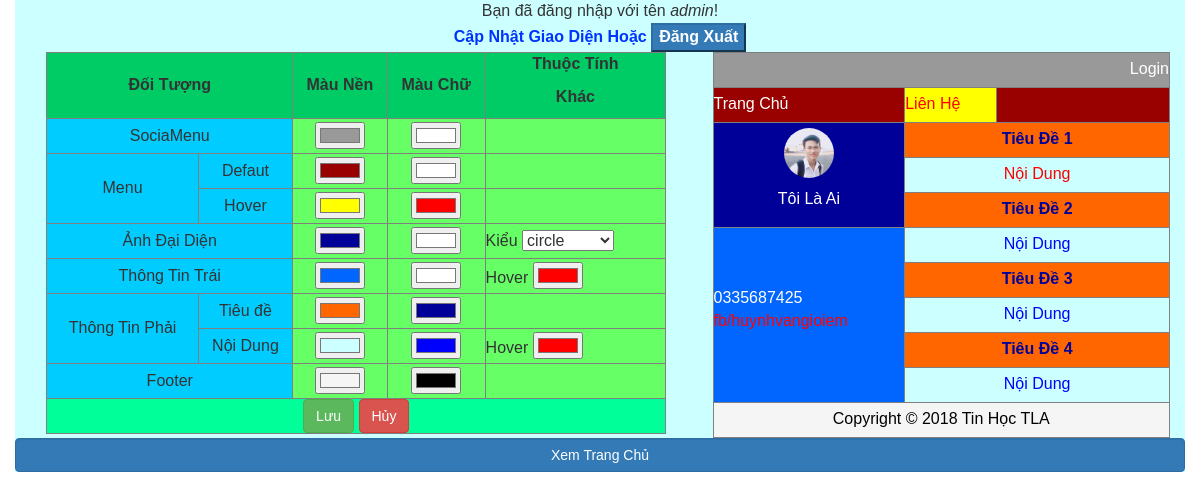
The page /admin_backgroud.php (signed in) on the database its author committed.
### tables this page shows
CREATE TABLE `giaodien` (
  `gd_id` int(11) NOT NULL,
  `MauNenSocial` text NOT NULL,
  `MauChuSocial` text NOT NULL,
  `MauNenMenu` text NOT NULL,
  `MauChuMenu` text NOT NULL,
  `MauNenMenuHover` text NOT NULL,
  `MauNenChuHover` text NOT NULL,
  `MauNenAvatar` text NOT NULL,
  `MauChuAvatar` text NOT NULL,
  `KieuAvatar` text NOT NULL,
  `MauNenTrai` text NOT NULL,
  `MauChuTrai` text NOT NULL,
  `MauChuTraiHover` text NOT NULL,
  `MauNenTitle` text NOT NULL,
  `MauChuTitle` text NOT NULL,
  `MauNenContent` text NOT NULL,
  `MauChuContent` text NOT NULL,
  `MauChuContentHover` text NOT NULL,
  `MauNenFooter` text NOT NULL,
  `MauChuFooter` text NOT NULL
);

### admin_backgroud.php (the view, shortened to what this page needs)
<!DOCTYPE html >
<html xmlns="http://www.w3.org/1999/xhtml">
<head>
   <link rel="stylesheet" href="https://maxcdn.bootstrapcdn.com/bootstrap/3.3.7/css/bootstrap.min.css">
   <link rel="stylesheet" href="style.css" type="text/css">
</head>
<?php
	include_once('Connect.php');
	$Result = mysqli_query($Conn,"Select * From giaodien Where gd_id =1") or die(mysqli_connect_error($Conn));
	$row = mysqli_fetch_assoc($Result);
?>
<body>
<div class="container">
	<div class="row text-center">
  	<marquee>Bạn đã đăng nhập với tên <em><?php echo $_SESSION["user"]; ?></em>!</marquee>
    <div class="col-lg-12 title">
      <form name="formLogOut" action="" enctype="multipart/form-data" method="post" id="formLogOut">
      	Cập Nhật Giao Diện Hoặc
      	<input name="btnDangXuat" type="submit" class="btn-primary" id="btnDangXuat" value="Đăng Xuất">
      </form>
    </div>
    <div class="col-lg-7">
    	<form action="" method="post" id="id">
        <table width="95%" border="1" align="center">
          <tr>
            <td colspan="2" align="center" bgcolor="#00CC66"><strong>Đối Tượng</strong></td>
            <td align="center" bgcolor="#00CC66"><strong>Màu Nền</strong></td>
            <td align="center" bgcolor="#00CC66"><strong>Màu Chữ</strong></td>
            <td align="center" bgcolor="#00CC66"><p><strong>Thuộc Tính</strong></p>
            <p><strong> Khác</strong></p></td>
          </tr>
          <tr>
            <td colspan="2" align="center" bgcolor="#00CCFF">SociaMenu</td>
            <td bgcolor="#66FF66"><input type="color" name="txtMauNenSocial" id="txtMauNenSocial" value="<?php echo $row['MauNenSocial']; ?>"></td>
            <td bgcolor="#66FF66"><input type="color" name="txtMauChuSocial" id="txtMauChuSocial" value="<?php echo $row['MauChuSocial']; ?>"></td>
            <td height="35" align="left" bgcolor="#66FF66">&nbsp;</td>
          </tr>
          <tr>
            <td rowspan="2" align="center" bgcolor="#00CCFF">Menu</td>
            <td align="center" bgcolor="#00CCFF">Defaut</td>
            <td bgcolor="#66FF66"><input name="txtMauNenMenu" type="color" id="txtMauNenMenu" value="<?php echo $row['MauNenMenu']; ?>"></td>
            <td bgcolor="#66FF66"><input name="txtMauChuMenu" type="color" id="txtMauChuMenu" value="<?php echo $row['MauChuMenu']; ?>"></td>
            <td height="35" align="left" bgcolor="#66FF66">&nbsp;</td>
          </tr>
          <tr>
            <td align="center" bgcolor="#00CCFF">Hover</td>
            <td bgcolor="#66FF66"><input name="txtMauNenMenuHover" type="color" id="txtMauNenMenuHover" value="<?php echo $row['MauNenMenuHover']; ?>"></td>
            <td bgcolor="#66FF66"><input name="txtMauChuMenuHover" type="color" id="txtMauChuMenuHover" value="<?php echo $row['MauNenChuHover']; ?>"></td>
            <td height="35" align="left" bgcolor="#66FF66">&nbsp;</td>
          </tr>
          <tr>
            <td colspan="2" align="center" bgcolor="#00CCFF">Ảnh Đại Diện</td>
            <td bgcolor="#66FF66"><input name="txtMauNenAvatar" type="color" id="txtMauNenAvatar" value="<?php echo $row['MauNenAvatar']; ?>"></td>
            <td bgcolor="#66FF66"><input name="txtMauChuAvatar" type="color" id="txtMauChuAvatar" value="<?php echo $row['MauChuAvatar']; ?>"></td>
            <td height="35" align="left" bgcolor="#66FF66">Kiểu
              <select name="slAvatar" id="slAvatar">
                <option value="img-circle" <?php if($row['KieuAvatar']=="img-circle") echo 'selected="selected"'; ?>>circle</option>
            </select></td>
          </tr>
          <tr>
            <td colspan="2" align="center" bgcolor="#00CCFF">Thông Tin Trái</td>
            <td bgcolor="#66FF66"><input name="txtMauNenTrai" type="color" id="txtMauNenTrai" value="<?php echo $row['MauNenTrai']; ?>"></td>
            <td bgcolor="#66FF66"><input name="txtMauChuTrai" type="color" id="txtMauChuTrai" value="<?php echo $row['MauChuTrai']; ?>"></td>
            <td height="35" align="left" bgcolor="#66FF66">Hover
            <input name="txtMauChuTraiHover" type="color" id="txtMauChuTraiHover" value="<?php echo $row['MauChuTraiHover']; ?>"></td>
          </tr>
          <tr>
            <td rowspan="2" align="center" bgcolor="#00CCFF">Thông Tin Phải</td>
            <td align="center" bgcolor="#00CCFF">Tiêu đề</td>
            <td bgcolor="#66FF66"><input name="txtMauNenTitle" type="color" id="txtMauNenTitle" value="<?php echo $row['MauNenTitle']; ?>"></td>
            <td bgcolor="#66FF66"><input name="txtMauChuTitle" type="color" id="txtMauChuTitle" value="<?php echo $row['MauChuTitle']; ?>"></td>
            <td height="35" align="left" bgcolor="#66FF66">&nbsp;</td>
          </tr>
          <tr>
            <td align="center" bgcolor="#00CCFF">Nội Dung</td>
            <td bgcolor="#66FF66"><input name="txtMauNenContent" type="color" id="txtMauNenContent" value="<?php echo $row['MauNenContent']; ?>"></td>
            <td bgcolor="#66FF66"><input name="txtMauChuContent" type="color" id="txtMauChuContent" value="<?php echo $row['MauChuContent']; ?>"></td>
            <td height="35" align="left" bgcolor="#66FF66">Hover
              <input name="txtMauChuContentHover" type="color" id="txtMauChuContentHover" value="<?php echo $row['MauChuContentHover']; ?>"></td>
          </tr>
          <tr>
            <td colspan="2" align="center" bgcolor="#00CCFF">Footer</td>
            <td bgcolor="#66FF66"><input name="txtMauNenFooter" type="color" id="txtMauNenFooter" value="<?php echo $row['MauNenFooter']; ?>"></td>
            <td bgcolor="#66FF66"><input name="txtMauChuFooter" type="color" id="txtMauChuFooter" value="<?php echo $row['MauChuFooter']; ?>"></td>
            <td height="35" align="left" bgcolor="#66FF66">&nbsp;</td>
          </tr>
          <tr>
            <td height="35" colspan="5" align="center" bgcolor="#00FF99"><input name="btnLuu" type="submit" class="btn btn-success" id="btnLuu" value="Lưu">
            <input name="btnHuy" type="reset" class=" btn btn-danger"	 id="btnHuy" value="Hủy"onclick="window.location=''"></td>
          </tr>
        </table>
      </form>
    </div>
    <div class="col-lg-5">
    	<table width="100%" border="1" align="center">
        <tr>
          <td height="35" colspan="3" align="right" bgcolor="#CCCCCC" class="ReSocia">Login</td>
        </tr>
        <tr>
          <td align="left" bgcolor="#993300" class="ReMenu">Trang Chủ</td>
          <td width="20%" align="left" bgcolor="#FFFF00" class="ReMenuHover">Liên Hệ</td>
          <td width="38%" height="35" align="left" bgcolor="#993300" class="ReMenu">&nbsp;</td>
        </tr>
        <tr>
          <td class="ReAvatar" width="42%" rowspan="3" bgcolor="#3300FF"><p><img src="img/AnhDaiDien/AnhDaiDien2.jpg" width="50" height="50" class="img-rounded"></p>
          <p>Tôi Là Ai</p></td>
          <td height="35" colspan="2" bgcolor="#FF9900" class="ReTitle">Tiêu Đề 1</td>
        </tr>
        <tr>
          <td height="35" colspan="2" bgcolor="#00FFCC" class="ReContentHover">Nội Dung</td>
        </tr>
        <tr>
          <td height="35" colspan="2" bgcolor="#FF9900" class="ReTitle">Tiêu Đề 2</td>
        </tr>
        <tr>
          <td class="ReTrai" width="42%" rowspan="5" align="left" bgcolor="#00CC99">0335687425                  <p>fb/huynhvangioiem</p></td>
          <td height="35"colspan="2" bgcolor="#66FFFF" class="ReContent">Nội Dung</td>
        </tr>
        <tr>
          <td height="35"colspan="2" bgcolor="#FFCC00" class="ReTitle">Tiêu Đề 3</td>
        </tr>
        <tr>
          <td height="35"colspan="2" bgcolor="#66FFFF" class="ReContent">Nội Dung</td>
        </tr>
        <tr>
          <td height="35"colspan="2" bgcolor="#FFCC00" class="ReTitle">Tiêu Đề 4</td>
        </tr>
        <tr>
          <td height="35"colspan="2" bgcolor="#66FFFF" class="ReContent">Nội Dung</td>
        </tr>
        <tr>
          <td height="35" colspan="3" bgcolor="#CCCCCC" class="ReFooter"> Copyright &copy; 2018 Tin Học TLA</td>
        </tr>
      </table>
    </div>
  </div>
  <div class="row"><input class="form-control btn btn-primary" name="btnTrangChu" type="button" value="Xem Trang Chủ" onclick="window.location='index.php'"></div>
</div>
</body>
</html>

### style.css (style rules this page uses)
.container { background:#CFF; font-family:Verdana, Geneva, sans-serif; font-size:16px; }
.title { color:#03F; font-weight:bold; }

### rows shown on the page
giaodien: txtMauNenSocial "#999999", txtMauChuSocial "#ffffff", txtMauNenMenu "#990000", txtMauChuMenu "#ffffff", txtMauNenMenuHover "#ffff00", txtMauChuMenuHover "#ff0000", txtMauNenAvatar "#000099", txtMauChuAvatar "#ffffff", slAvatar "circle", txtMauNenTrai "#0066ff", txtMauChuTrai "#ffffff", txtMauChuTraiHover "#ff0000", txtMauNenTitle "#ff6600", txtMauChuTitle "#000099", txtMauNenContent "#ccffff", txtMauChuContent "#0000fd", txtMauChuContentHover "#ff0000", txtMauNenFooter "#f5f5f5", txtMauChuFooter "#000000"

### other values the page prints
$_SESSION["user"] "admin"
